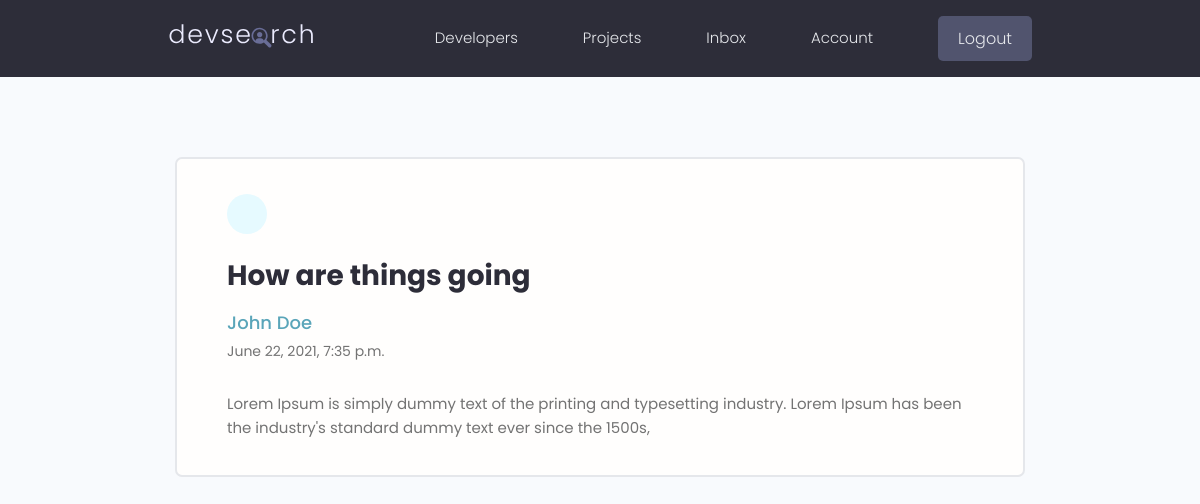
The page /message/22f7748a-f935-431e-b5cb-350edfef435f/ (signed in) on the database its author committed.
### users/models.py (models this page shows, shortened)
class Message(models.Model):
    sender = models.ForeignKey(
        Profile, on_delete=models.SET_NULL, null=True, blank=True)
    recipient = models.ForeignKey(
        Profile, on_delete=models.SET_NULL, null=True, blank=True, related_name="messages")
    name = models.CharField(max_length=200, null=True, blank=True)
    email = models.EmailField(max_length=200, null=True, blank=True)
    subject = models.CharField(max_length=200, null=True, blank=True)
    body = models.TextField()
    is_read = models.BooleanField(default=False, null=True)
    created = models.DateTimeField(auto_now_add=True)
    id = models.UUIDField(default=uuid.uuid4, unique=True,
                          primary_key=True, editable=False)
    class Meta:
        ordering = ['is_read', '-created']

### users/views.py (the view)
# urls.py: path('message/<str:pk>/', views.viewMessage, name="message"),
@login_required(login_url='login')
def viewMessage(request, pk):
    profile = request.user.profile
    message = profile.messages.get(id=pk)
    if message.is_read == False:
        message.is_read = True
        message.save()
    context = {'message': message}
    return render(request, 'users/message.html', context)

### users/templates/users/message.html (shortened to what this page needs)
{% extends 'main.html' %}
{% block content %}
<main class="messagePage my-xl">
  <div class="content-box">
    <div class="message">
      <a class="backButton" href="{% url 'inbox' %}"></a>
      <h2 class="message__subject">{{message.subject}}</h4>
        {% if message.sender %}
        <a href="{% url 'user-profile' message.sender.id  %}" class="message__author">{{message.name}}</a>
        {% else %}
        <p class="message__author">{{message.name}}</p>
        {% endif %}
        <p class="message__date">{{message.created}}</p>
        <div class="message__body">{{message.body|linebreaksbr}}</div>
    </div>
  </div>
</main>
{% endblock content %}

### static/styles/app.css (style rules this page uses)
:root { --color-sub: #2d2d39; }
.content-box { width: 95%; max-width: 85rem; margin: 0 auto; }
.message { padding: 2.5rem 0; }
.message > a { display: flex; gap: 1rem; }
.message__author, .message__date { flex-basis: 25%; }
.message__subject { flex-basis: 50%; }
.message__date { text-align: right; }
.messagePage .message { list-style: none; background: var(--color-white); padding: 3.5rem 5rem; border: 2px solid var(--color-light); border-radius: 0.7rem; }
.messagePage .message__subject { font-size: 2.8rem; color: var(--color-sub); margin-bottom: 1rem; margin-top: 2rem; }
.messagePage .message__author { font-size: 1.8rem; font-weight: 500; }
.messagePage .message__date { font-size: 1.4rem; font-weight: 400; text-align: left; margin-bottom: 3rem; }
.backButton { background: var(--color-main-light); color: var(--color-main); width: 4rem; height: 4rem; display: flex; align-items: center; justify-content: center; border-radius: 50%; }

### static/uikit/styles/modules/_variables.css (style rules this page uses)
:root { --color-main: #5aa5b9; --color-main-light: #e6faff; --color-sub: #3f4156; --color-sub-light: #51546e; --color-sub-lighter: #ededfd; --color-text: #737373; --color-gray: #8b8b8b; --color-light: #e5e7eb; --color-light-gray: #767676; --color-bg: #f8fafd; --color-white: #fffefd; --color-white-light: #f3f3f3; --color-success: #359e64; --color-success-bg: #def8e8; --color-error: #fc4b0b; --color-error-bg: #fff2ee; --font-base: 'Poppins', arial, helvetica, 'Segoe UI', roboto, ubuntu, sans-serif; --font-monospace: 'Fira Code', 'Courier New', courier, monospace; --font-regular: 300; --font-medium: 500; --font-bold: 700; --generic-shadow: 1px 1px 5px #00000010; --generic-transition: all 0.3s ease-in-out; }

### static/uikit/styles/modules/_base.css (style rules this page uses)
* { margin: 0; padding: 0; box-sizing: border-box; text-rendering: optimizeLegibility; color: inherit; font-size: inherit; }
html { font-size: 50%; }
@media only screen and (min-width: 480px) { html { font-size: 56.25%; } }
@media only screen and (min-width: 1200px) { html { font-size: 62.5%; } }
body { line-height: 1.6; font-weight: 400; font-size: 1.5rem; color: var(--color-text); background-color: var(--color-bg); min-height: 100vh; }

### static/uikit/styles/modules/_typography.css (style rules this page uses)
* { font-family: var(--font-base); }
h2 { font-size: 3.6rem; font-weight: var(--font-bold); }
p, span, strong { font-size: 1.6rem; color: var(--color-text); font-weight: var(--font-regular); }
a { padding-bottom: 2px; text-decoration: none; display: inline-block; color: var(--color-main); font-weight: var(--font-medium); }

### static/uikit/styles/modules/_utilities.css (style rules this page uses)
.my-xl { margin: 8rem auto; }

### rows shown on the page
Message: subject "How are things going", name "John Doe", created "June 22, 2021, 7:35 p.m.", body "Lorem Ipsum is simply dummy text of the printing and typesetting industry. Lorem Ipsum has been the industry's standard dummy text ever since the 1500s,"
